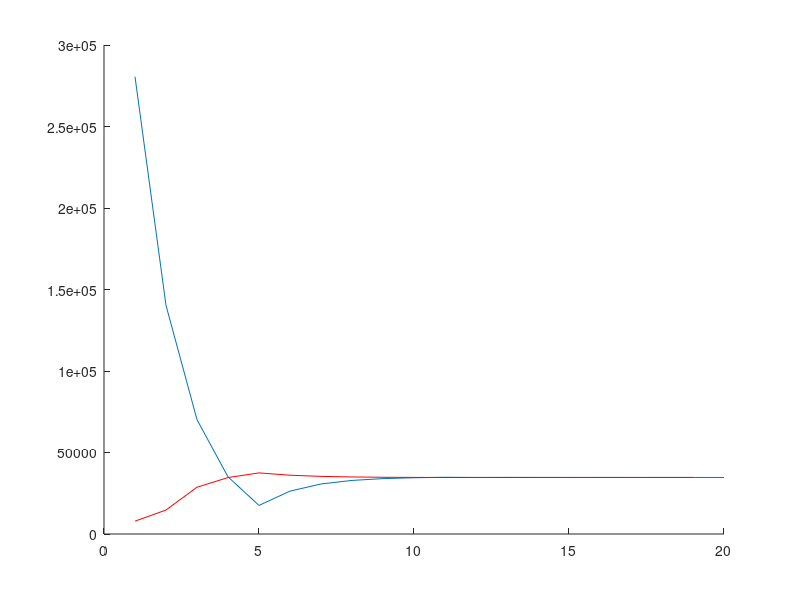
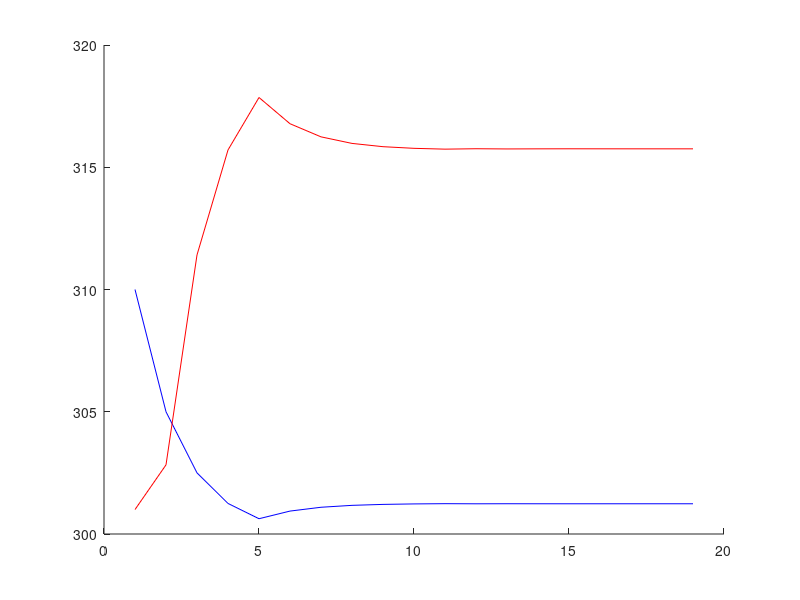

Here is the MATLAB script that generated these plots, in order:
function tab()

close all;
ta_bisection(300, 320, 5);

end
function [t_hot_out, t_cold_out, n_iter, Tc, Th] = ta_bisection(t_cold_in, t_hot_in, f)
    % 26-04-2023
%    t_cold_in = 15; % Входная температура холодного потока (хладагента)
%    t_hot_in = 70; % Входная температура горячего потока
    if ~(t_cold_in < t_hot_in)  % обработка возможной ошибки ввода
        error('Температура горячего потока должна быть выше температуры холодного.'); % остановить
    end % ошибка обработана
    C_cold = 4200; % удельная теплоемкость холодного потока Дж/(кг·К). заменить на переменное
    C_hot = 2100; % удельная теплоемкость горячего потока Дж/(кг·К)заменить на переменное
    alpha_hot = 2287; %коэффициент теплоотдачи горячего потока Вт/(м²·К)
    alpha_cold = 507; %коэффициент теплоотдачи холодного потока Вт/(м²·К)
    delta_st = 0.002; %  толщина стенки теплообменной трубки
    lambda_st = 28; % теплопроводность стали 08Х13
%    f = 32.2; % поверхность теплообмена м2
    G_hot = 3.89; % Массовый расход горячего потока, kg/s
    G_cold = 6.68; % Массовый расход холодного потока, kg/s
    k_tp = 1/((1/alpha_hot) + (1/alpha_cold) + (delta_st/lambda_st)) %коэф. теплопередачи 
   % q_exch = -1; % начальное приближение теплоты, получаемой хладагентом
    q_f = 0; % начальное приближение теплового потока
    t_c = t_cold_in; % Нижнее значение выходной температуры хладагента, K
    Q_exch = []; 
    Q_f = []; 
    Tc = []; 
    Th = []; 
    iterations = 1000; % Максимальное число итераций
    n_iter = 0; % Счётчик итераций ставим на ноль
    eps = 0.1; % Погрешность по разности потоков, W
    t_c_a = t_cold_in; % Начальное положение левой границы
    t_c_b = t_hot_in; % Начальное положение правой границы
    while n_iter < iterations % q_f>q_exch % итерации по температуре хладагента
        n_iter = n_iter + 1;
        t_c = 0.5*(t_c_a + t_c_b); % один шаг вверх по температуре холодного потока, K
        q_exch = C_cold*G_cold*(t_c-t_cold_in); % теплоты получил холодный поток, W;
        Q_exch = [Q_exch,q_exch];
        t_h = t_hot_in - q_exch/(C_hot*G_hot); % выходная температура горячего потока, K
        dt1 = t_hot_in - t_c; % разность температур горячего потока и нагретого хладагента, K
        if t_h < t_cold_in  % в процессе выполнения итераций возможно t_h>t_cold_in, коррекция:
            disp('Произведена коррекция выходной температуры горячего потока') % отчитаться о коррекции
            t_h = t_cold_in+1; % коррекция темепратуры горячего потока
        end % окончание коррекции
        dt2 = t_h - t_cold_in; % разность температур охлаждённого горячего потока и холодного хладагента, K
        delta_t_cp = log_mean(dt1,dt2); % средний логарифмический температурный напор, K
        q_f = k_tp*f*delta_t_cp; % значение теплового потока через контактную поверхность, W
        delta_q = q_exch - q_f; % Эта величинв должна быть равна 0 для точного решения
        if abs(delta_q)<eps  % Если она меньше допустимой погрешности, 
            break; % выйти из цикла;
        elseif delta_q>0  % иначе, если она положительна, решение левее;
            t_c_b = t_c; % в этом случае подвинуть правую границу влево.
        else % иначе она отрицательна, решение правее,
            t_c_a = t_c; % подвинуть левую границу вправо.
        end % закончить цикл
        Q_f = [Q_f,q_f]; % Дописать текущее значение потока
        Tc = [Tc,t_c]; % Дописать текущее значение выходной температуры хладагента, K
        Th = [Th,t_h]; % Дописать текущее значение температуры горячего потока, K
    end % закончить основной цикл
    t_hot_out = t_h; % вычисленная температура горячего потока на выходе
    t_cold_out = t_c; % вычисленная температура холодного потока на выходе
    figure;
    hold on
    plot(Q_exch); % график количества теплоты, W, от номера итерации
    plot(Q_f,'r'); % график потока через поверхность теплообмена, W, от номера итерации
    figure; 
    hold on
    plot(Tc,'b'); % график искомой выходной температуры хладагента от номера итерации
    
    plot(Th,'r'); % график искомой выходной температуры горячего потока
end % Конец основной программы

function lm = log_mean(z1,z2); % Подпрограмма вычисления среднего логарифмического температурного напора
%  $\textrm{logmean}(z_1,z_2)=\frac{z_1-z_2}{\textrm{ln}\frac{z_1}{z_2}}$
%% Данная функция является симметричной: $\textrm{log_mean}(z_1,z_2)=\textrm{log_mean}(z_2,z_1)$
    if z1==z2  % если усредняемые числа равны, ...
        lm = z1; % ... то среднее равно первому из них: $\textrm{logmean}(z,z)=z$
    else % иначе ...
        lm = (z1-z2)/log(z1/z2); % ... среднее смещено в меньшую сторону.
    end % конец условного оператора
end % Конец подпрограммы вычисления среднего логарифмического температурного напора